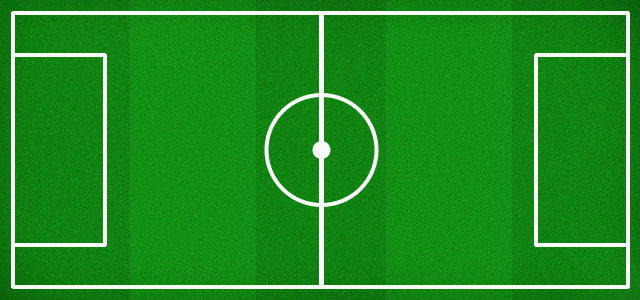
//> input picture trunk/HojaProblemasII/HojaProblemasII/Images/lineas5.tif, 640 x 300 px
$ ./Ejercicio1 Images/lineas5.tif   (built with g++ and OpenCV 4)
//> lines starting //> are read from the running program, lines starting //| are printed output that depends on the picture
#include "opencv2/core/core.hpp"
#include "opencv2/imgproc/imgproc.hpp"
#include "opencv2/highgui/highgui.hpp"
#include <opencv2/opencv.hpp>
#include <ctime>
#include <iostream>

using namespace cv;
using namespace std;


int main( int argc, char** argv )
{
	Mat mKernelA;
	mKernelA.push_back((double) 1/16);
	mKernelA.push_back((double) 2/16);
	mKernelA.push_back((double) 1/16);
	mKernelA.push_back((double) 2/16);
	mKernelA.push_back((double) 4/16);
	mKernelA.push_back((double) 2/16);
	mKernelA.push_back((double) 1/16);
	mKernelA.push_back((double) 2/16);
	mKernelA.push_back((double) 1/16);

	Mat image;
	image = imread(argv[1]);
//> image is the input picture: 300 rows x 640 cols, CV_8UC3; mean B, G, R 34.1, 141.4, 32.8
	Mat oOutputArrayA;


	clock_t beginA = clock();
	filter2D(image, oOutputArrayA, image.type() , mKernelA);
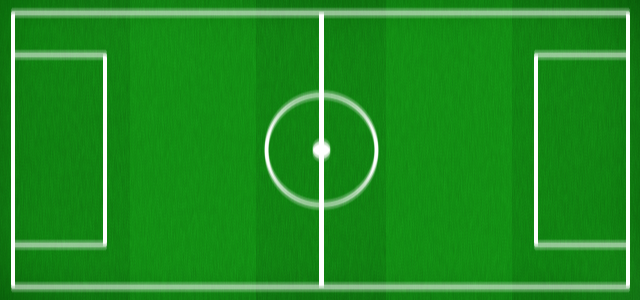
//> oOutputArrayA: 300 rows x 640 cols, CV_8UC3; mean B, G, R 34.1, 141.4, 32.8
	clock_t endA = clock();
	double elapsed_secsA = double(endA - beginA) / CLOCKS_PER_SEC;
	cout << elapsed_secsA << endl;


	Mat mKernelB1(1, 3, CV_64F);
	mKernelB1.row(0).col(0) = ((double) 1/4);
	mKernelB1.row(0).col(1) = ((double) 2/4);
	mKernelB1.row(0).col(2) = ((double) 1/4);


	Mat mKernelB2(3, 1, CV_64F);
	mKernelB2.row(0).col(0) = ((double) 1/4);
	mKernelB2.row(1).col(0) = ((double) 2/4);
	mKernelB2.row(2).col(0) = ((double) 1/4);


	Mat oOutputArrayB;

	clock_t beginB = clock();
	sepFilter2D(image, oOutputArrayB, image.type(), mKernelB1, mKernelB2);
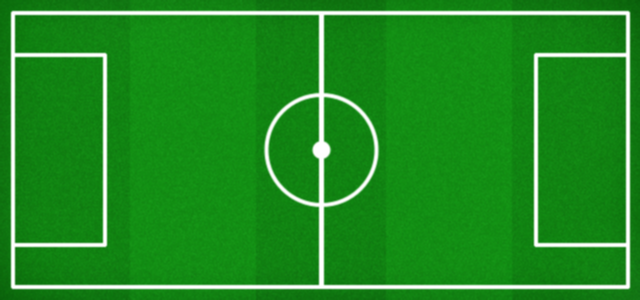
//> oOutputArrayB: 300 rows x 640 cols, CV_8UC3; mean B, G, R 34.1, 141.4, 32.8
	clock_t endB = clock();
	double elapsed_secsB = double(endB - beginB) / CLOCKS_PER_SEC;
	cout << elapsed_secsB << endl;

	cv::namedWindow( "Ejecicio1A", CV_WINDOW_AUTOSIZE);
	cv::imshow( "Ejecicio1A", oOutputArrayA);


	cv::namedWindow( "Ejecicio1B", CV_WINDOW_AUTOSIZE);
	cv::imshow( "Ejecicio1B", oOutputArrayB);

	cv::waitKey(0);
	cv::destroyAllWindows();
	return EXIT_SUCCESS;
}
